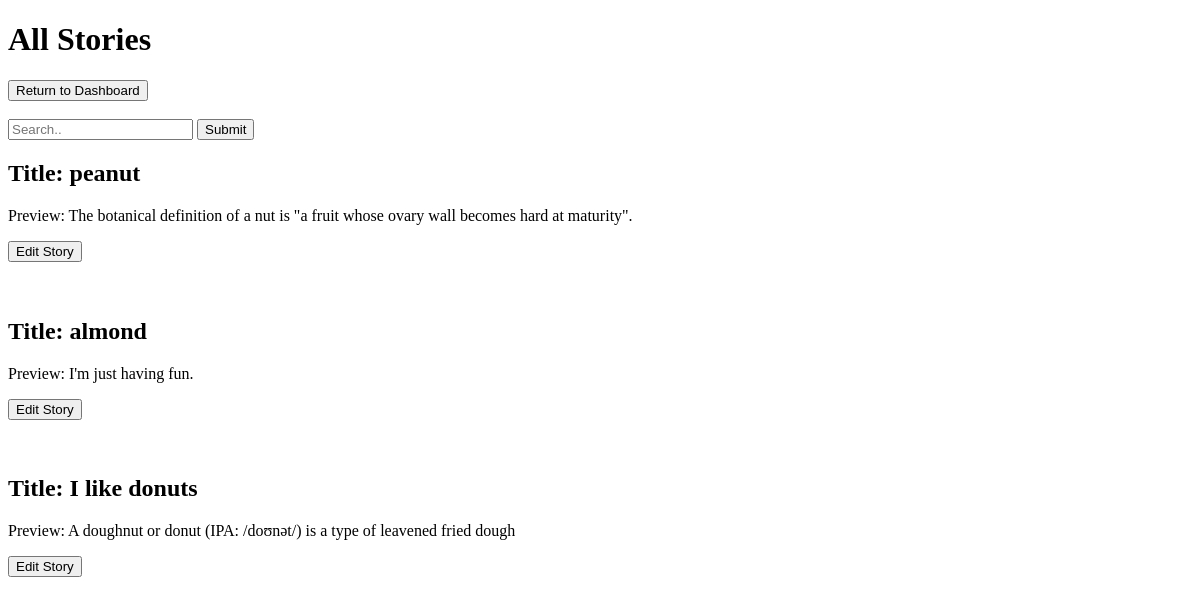
/see_stories (signed in), run on the app's committed database.
### tables this page shows
CREATE TABLE stories (name TEXT, latestUpdate TEXT, fullStory TEXT);

### __init__.py (the view)
@app.route("/see_stories")
def see_stories():
    global logged_in_user
    if not session.get(logged_in_user):
        return render_template('main_page.html')
    storiesList = untouched()
    return render_template("see_stories.html", storiesList=storiesList)

### __init__.py (called while the page is built)
def flat_clean(c_fetch_all_list):
    title_str = ""
    for line_tuple in c_fetch_all_list:
        title_str += line_tuple[0] + ","
    flat_list = title_str.split(",")
    flat_list = [title for title in flat_list if title]
    return list(set(flat_list))

def untouched():
    c.execute("SELECT stories FROM users WHERE username == (?)", (logged_in_user,))
    flat_logged_titles = flat_clean(c.fetchall()) #list of all stories that user has contributed to
    logged_title_str = "(" + ", ".join("'" + str(title) + "'" for title in flat_logged_titles) + ")"
    execute_str = f"SELECT * FROM stories WHERE name NOT IN {logged_title_str}"
    return c.execute(execute_str).fetchall() #list of tuples (name, latest, full) of all stories that were not touched by user

### templates/see_stories.html (shortened to what this page needs)
<!DOCTYPE html>
<html>
  <head>
    <link rel="stylesheet" href="static/css/my_style.css">
    <h1> All Stories </h1>
  </head>
  <body>
    <form action="/dashboard">
      <input type="submit" value="Return to Dashboard">
    </form>
    <br>
    <form action="/search_see_stories" method="POST">
      <input type="text" placeholder="Search.." name="search">
      <button type="submit">Submit</button>
    </form>
    {% for story_info in storiesList %}
      {% if (story_info != ()) %}
        <h2> Title:  {{story_info[0]}} </h2>
        <p> Preview: {{story_info[1]}} </p>
        <form action="/edit_story" method="POST">
          <input type="submit" value="Edit Story">
        </form>
        <br> </br>
      {% endif %}
    {% endfor %}
  </body>
</html>

### data on the page
stories: name "peanut", latestUpdate "The botanical definition of a nut is \"a fruit whose ovary wall becomes hard at maturity\"."
stories: name "almond", latestUpdate "I'm just having fun."
stories: name "I like donuts", latestUpdate "A doughnut or donut (IPA: /doʊnət/) is a type of leavened fried dough"
